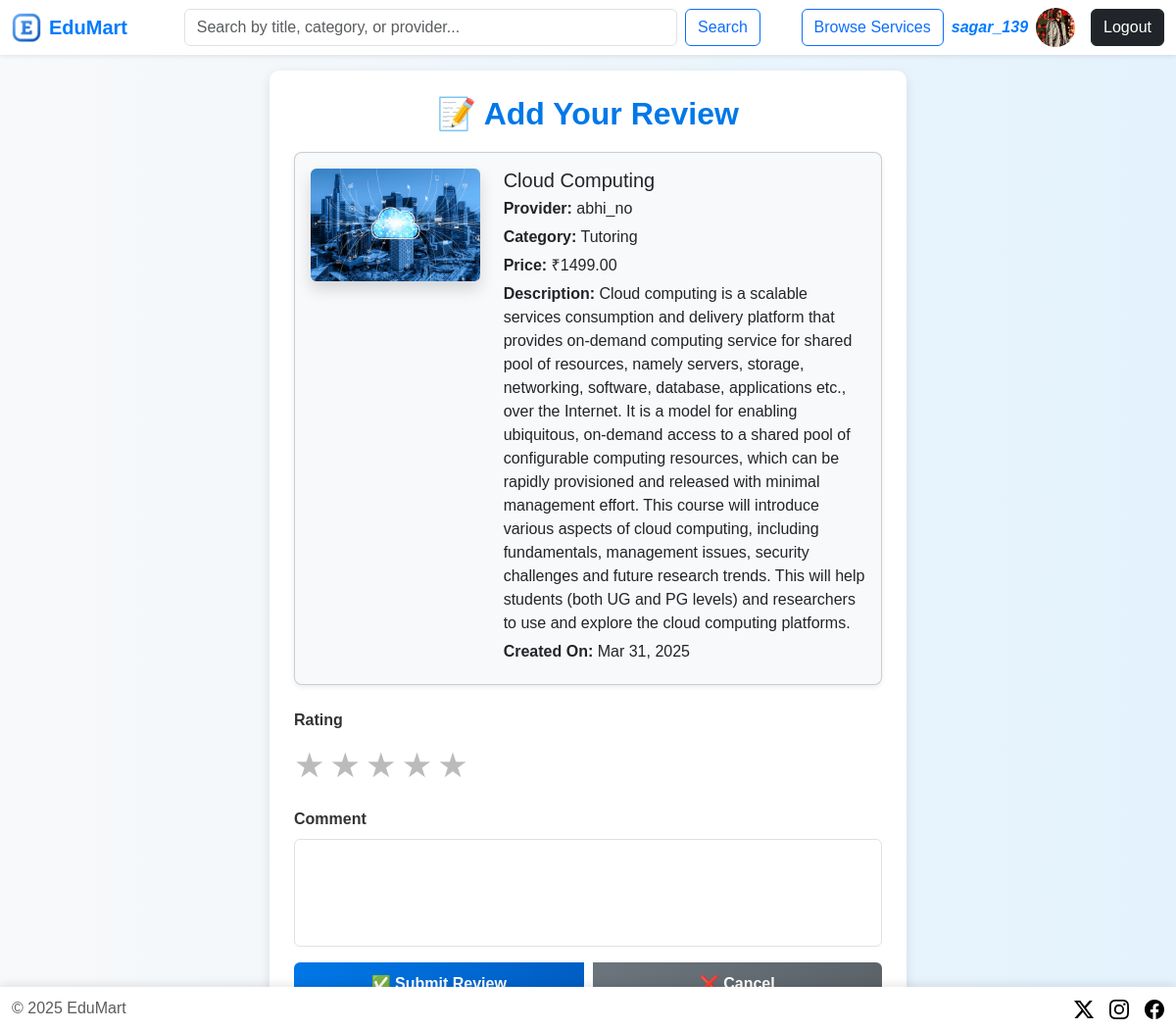
Page /reviews/service/8/add/ (signed in) on the committed database.
### users/models.py (models this page shows, shortened)
class CustomUser(AbstractUser):
    is_service_provider = models.BooleanField(default=False)
    profile_picture = models.ImageField(upload_to='profile_pics/', blank=True, null=True, default='profile_pics/default.png')
    bio = models.TextField(blank=True, null=True)

### services/models.py (models this page shows, shortened)
class Service(models.Model):
    CATEGORY_CHOICES = [
        ('Tutoring', 'Tutoring'),
        ('Graphic Design', 'Graphic Design'),
        ('App Development', 'App Development'),
        ('Web Development', 'Web Development'),
        ('Other', 'Other'),
    ]
    provider = models.ForeignKey(CustomUser, on_delete=models.CASCADE, related_name='services')
    title = models.CharField(max_length=200)
    description = models.TextField()
    category = models.CharField(max_length=50, choices=CATEGORY_CHOICES)
    price = models.DecimalField(max_digits=10, decimal_places=2)
    image = models.ImageField(upload_to='service_images/', blank=True, null=True)
    available = models.BooleanField(default=True)
    created_at = models.DateTimeField(auto_now_add=True)

### reviews/views.py (the view, shortened to what this page needs)
# urls.py: path('service/<int:service_id>/add/', add_review, name="add_review"),  # Add a review
@login_required
def add_review(request, service_id):
    service = get_object_or_404(Service, id=service_id)
    if not Booking.objects.filter(client=request.user, service=service, status="Completed").exists():
        return redirect("service_reviews", service_id=service.id)
    existing_review = Review.objects.filter(client=request.user, service=service).first()
    if existing_review:
        return redirect("edit_review", review_id=existing_review.id)  # Redirect to edit review
    return render(request, "reviews/review_form.html", {"service": service})

### reviews/templates/reviews/review_form.html (shortened to what this page needs)
{% extends "home_base.html" %}
{% load static %}
{% block style %}
<link rel="stylesheet" href="{% static 'css/review_form_style.css' %}">
{% endblock %}
{% block content %}
<br><br>
<div class="container mt-4">
    <h2 class="page-title text-center">📝 Add Your Review</h2>
    <div class="card p-3 mb-4 service-details">
        <div class="row">
            <div class="col-md-4 text-center">
                {% if service.image %}
                    <img src="{{ service.image.url }}" alt="Service Image" class="img-fluid rounded service-img shadow">
                {% endif %}
            </div>
            <div class="col-md-8">
                <h5 class="service-title">{{ service.title }}</h5>
                <p><strong>Provider:</strong> {{ service.provider.username }}</p>
                <p><strong>Category:</strong> {{ service.category }}</p>
                <p><strong>Price:</strong> <span class="price">₹{{ service.price }}</span></p>
                <p><strong>Description:</strong> {{ service.description }}</p>
                <p><strong>Created On:</strong> {{ service.created_at|date:"M d, Y" }}</p>
            </div>
        </div>
    </div>
    <form method="POST" class="review-form">
        <div class="mb-3">
            <label class="form-label"><strong>Rating</strong></label>
            <div class="rating">
                {% for i in "54321"|make_list %}
                    <label for="star{{ i }}" title="{{ i }} stars">★</label>
                {% endfor %}
            </div>
        </div>
        <div class="mb-3">
            <label for="comment" class="form-label"><strong>Comment</strong></label>
            <textarea name="comment" id="comment" class="form-control" rows="4" required></textarea>
        </div>
        <div class="btn-group">
            <button type="submit" class="btn btn-primary">✅ Submit Review</button>
            <a href="{% url 'profile' %}" class="btn btn-secondary">❌ Cancel</a>
        </div>
    </form>
</div>
{% endblock %}

### templates/home_base.html (shortened to what this page needs)
{% load static %}
<!doctype html>
<html lang="en">
    <head>
        <link href="https://cdn.jsdelivr.net/npm/bootstrap@5.3.3/dist/css/bootstrap.min.css" rel="stylesheet"
>
        <link rel="stylesheet" href="{% static 'css/home_base_style.css' %}">
    {% block style %} {% endblock %}
</head>
<body>
    <nav class="navbar navbar-expand-lg navbar-light bg-white shadow-sm fixed-top navbar-scroll">
        <div class="container-fluid d-flex justify-content-between align-items-center">
            <a class="navbar-brand d-flex align-items-center" href="{% url 'profile' %}">
                <img src="{% static 'appicon.ico' %}" alt="EduMart Logo" width="30" class="me-2">
                <span class="fw-bold">EduMart</span>
            </a>
            <form class="d-flex mx-auto w-50" action="{% url 'search_services' %}" method="GET">
                <input class="form-control me-2" type="search" placeholder="Search by title, category, or provider..." aria-label="Search" name="q" value="{{ request.GET.q }}">
                <button class="btn btn-outline-primary" type="submit">Search</button>
            </form>
            <div class="d-flex align-items-center">
                <button class="btn btn-outline-primary me-2 fw-normal" onclick="window.location.href='{% url 'service_list' %}'">Browse
                    Services</button>
                <a href="{% url 'profile' %}" class="user-profile d-flex align-items-center text-decoration-none">
                    <span class="fst-italic me-2 m-0 p-0 user-username {% if user.is_service_provider %}service-provider-username{% else %}customer-username{% endif %}">
                        {{ user.username }}
                    </span>
                    {% if user.profile_picture %}
                        <img src="{{ user.profile_picture.url }}" alt="User" class="rounded-circle profile-pic m-0 p-0"
                            width="40" height="40">
                    {% endif %}
                </a>
                <a href="{% url 'logout' %}" class="btn btn-dark ms-3 fw-normal">Logout</a>
            </div>
        </div>
    </nav>
    {% block content %} {% endblock %}
    <footer class="footer fixed-bottom">
        <div class="container-fluid d-flex justify-content-between align-items-center">
            <span class="text-body-secondary">© {% now 'Y' %} EduMart</span>
            <ul class="nav list-unstyled d-flex">
                <li class="ms-3"><a class="text-body-secondary" href="#"><img src="{% static 'images/twitter.svg' %}"
                            alt="twitter-icon" height="20" width="20"></a></li>
                <li class="ms-3"><a class="text-body-secondary" href="#"><img src="{% static 'images/instagram.svg' %}"
                            alt="instagram-icon" height="20" width="20"></a></li>
                <li class="ms-3"><a class="text-body-secondary" href="#"><img src="{% static 'images/facebook.svg' %}"
                            alt="facebook-icon" height="20" width="20"></a></li>
            </ul>
        </div>
    </footer>
</body>
</html>

### static/css/home_base_style.css (style rules this page uses)
body { background: linear-gradient(to right, #f8f9fa, #e3f2fd); font-family: 'Poppins', sans-serif; min-height: 100vh; display: flex; flex-direction: column; }
.navbar { backdrop-filter: blur(10px); box-shadow: 0px 4px 6px rgba(0, 0, 0, 0.1); }
.navbar-brand span { color: #007bff; font-weight: bold; }
.user-username { font-weight: bold; }
.customer-username { color: #007bff !important; }
.footer { background: #fff; padding: 10px 0; box-shadow: 0 -2px 10px rgba(0, 0, 0, 0.1); display: flex; justify-content: space-between; align-items: center; }
.footer img { filter: grayscale(100%); transition: filter 0.3s ease; }

### reviews/static/css/review_form_style.css (style rules this page uses)
.container { max-width: 650px; background: #fff; padding: 25px; border-radius: 10px; box-shadow: 0 4px 12px rgba(0, 0, 0, 0.1); }
h2 { color: #0078E8; font-weight: bold; text-align: center; margin-bottom: 20px; }
.card { background: #f8f9fa; border-radius: 8px; padding: 15px; box-shadow: 0 2px 5px rgba(0, 0, 0, 0.08); }
.card h5, .card p { margin-bottom: 5px; }
.service-img { width: 100%; max-height: 150px; object-fit: cover; border-radius: 8px; }
.rating { display: flex; flex-direction: row-reverse; justify-content: start; font-size: 2.2rem; gap: 5px; }
.rating label { cursor: pointer; color: #bbb; transition: color 0.3s ease, transform 0.2s ease-in-out; }
.form-label { font-weight: bold; color: #333; }
textarea { border-radius: 5px; resize: none; transition: all 0.2s; }
.btn-group { display: flex; gap: 10px; justify-content: center; }
.btn-primary, .btn-secondary { width: 160px; font-size: 1rem; font-weight: bold; border-radius: 6px; padding: 10px 0; text-align: center; transition: all 0.3s ease-in-out; }
.btn-primary { background: linear-gradient(135deg, #0078E8 0%, #005bbf 100%); color: #fff; border: none; }
.btn-secondary { background: linear-gradient(135deg, #6c757d 0%, #5a6268 100%); color: #fff; border: none; }

### rows in the picture
CustomUser: username "sagar_139", profile_picture (picture)
Service: image (picture), title "Cloud Computing", provider.username "abhi_no", category "Tutoring", price "1499.00", description "Cloud computing is a scalable services consumption and delivery platform that provides on-demand computing service for shared pool of resources, namely servers, storage, networking, software, database, applications etc., over the Internet. It is a model for enabling ubiquitous, on-demand access to a shared pool of configurable computing resources, which can be rapidly provisioned and released with minimal management effort. This course will introduce various aspects of cloud computing, including fundamentals, management issues, security challenges and future research trends. This will help students (both UG and PG levels) and researchers to use and explore the cloud computing platforms.", created_at "Mar 31, 2025"
